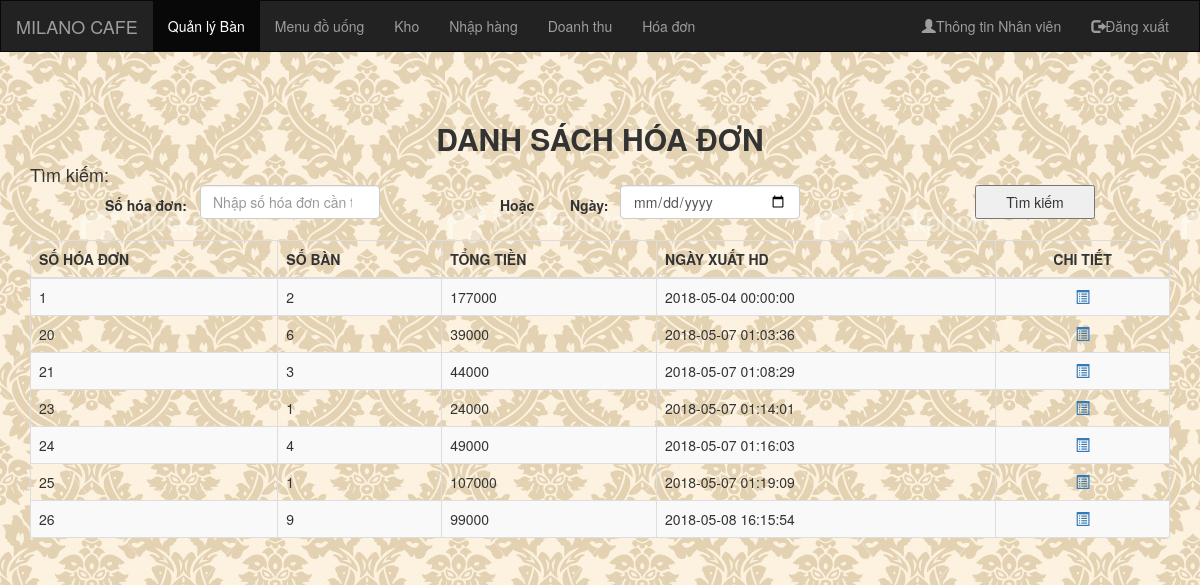
The page /hoadon.php on the database its author committed.
### tables this page shows
CREATE TABLE `hoadon` (
  `SoHD` int(11) NOT NULL,
  `SoBan` int(11) NOT NULL,
  `ChiTiet` text NOT NULL,
  `TongTien` bigint(20) NOT NULL,
  `NgayXuatHD` datetime NOT NULL
);

### hoadon.php (the view, shortened to what this page needs)
<!DOCTYPE html>
<html lang="en">
<?php
include 'include/index.php';
$connect = connectDB();
$lenh = "USE qly_cafe";
$connect -> query($lenh);
$dkien = "";
?>
<body background="./images/bg.jpg">
  <div class="container">
    <h2 style="text-align: center;"><b>DANH SÁCH HÓA ĐƠN</b></h2>
    <h4 style="text-align: left;">Tìm kiếm:</h4>
    <form method="POST">
      <div class="form-group">
        <label for="shd" style="width: 15%; position: absolute; left: 105px; top: 195px;">Số hóa đơn:</label>
        <input class="form-control" style="width: 15%; position: absolute; left: 200px; top: 185px;" type="number" id="shd" name="shd" placeholder="Nhập số hóa đơn cần tìm!!!">
      </div>
      <label style="width: 15%; position: absolute; left: 500px; top: 195px;">Hoặc</label>
      <div class="form-group">
        <label for="ngay" style="width: 15%; position: absolute; right: 450px; top: 195px;">Ngày:</label>
        <input class="form-control" style="width: 15%; position: absolute; right: 400px; top: 185px;" type="date" name="ngay" id="ngay">
      </div>
      <input type="submit" style="width: 10%; height: 34px; position: absolute; right: 105px; top: 185px;" name="tim" value="Tìm kiếm">
    </form>
    <br>
    <br />
    <table class="table table-bordered table-striped">
      <thead>
        <tr>
          <th>SỐ HÓA ĐƠN</th>
          <th>SỐ BÀN</th>
          <th>TỔNG TIỀN</th>
          <th>NGÀY XUẤT HD</th>
          <th style="text-align: center;">CHI TIẾT</th>
        </tr>
      </thead>
      <tbody>
        <?php
        $sql = "SELECT * FROM hoadon"."".$dkien;
        $result = $connect->query($sql);
        $rows= mysqli_num_rows($result);
        if($rows <= 0){
          phpAlert("0 kết quả được tìm thấy!");
        } else {
          while ($row = $result->fetch_assoc()) {
            ?>
            <tr>
              <td><?php echo $row['SoHD'] ?></td>
              <td><?php echo $row['SoBan'] ?></td>
              <td><?php echo $row['TongTien'] ?></td>
              <td><?php echo $row['NgayXuatHD'] ?></td>
              <td style="text-align: center;"><a href="cthd.php?shd=<?php echo $row['SoHD'];?>" target="_blank"><span class="glyphicon glyphicon-list-alt"></span></a></td>
            </tr>
            <?php
          }
        }
        ?>
      </tbody>
    </table>
  </div>
  <br>
</body>
</html>

### rows shown on the page
hoadon: SoHD "1", SoBan "2", TongTien "177000", NgayXuatHD "2018-05-04 00:00:00"
hoadon: SoHD "20", SoBan "6", TongTien "39000", NgayXuatHD "2018-05-07 01:03:36"
hoadon: SoHD "21", SoBan "3", TongTien "44000", NgayXuatHD "2018-05-07 01:08:29"
hoadon: SoHD "23", SoBan "1", TongTien "24000", NgayXuatHD "2018-05-07 01:14:01"
hoadon: SoHD "24", SoBan "4", TongTien "49000", NgayXuatHD "2018-05-07 01:16:03"
hoadon: SoHD "25", SoBan "1", TongTien "107000", NgayXuatHD "2018-05-07 01:19:09"
hoadon: SoHD "26", SoBan "9", TongTien "99000", NgayXuatHD "2018-05-08 16:15:54"
